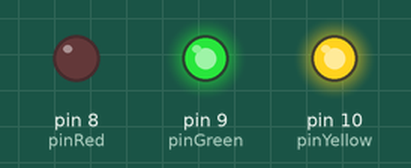
Recording of a sketch running on a simulated Arduino Uno, built with avr-gcc and run on an emulated ATmega328P. Shown: output pins drawn as LEDs (lit = HIGH). What the sketch prints to the serial monitor is not drawn.

Above: at 0.15 s.
At 1.11 s:
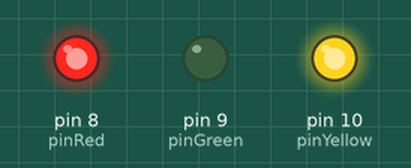
At 6.54 s:
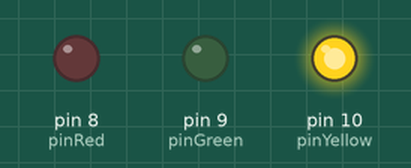
At 7.45 s:
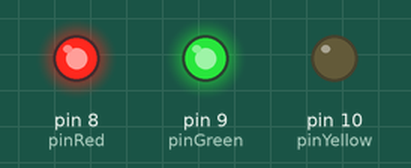
At 7.75 s:
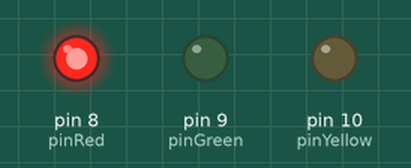
At 9.89 s:
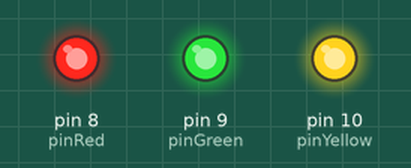
Timing chart, 0 to 10.4 s (numbered marks = the images above):
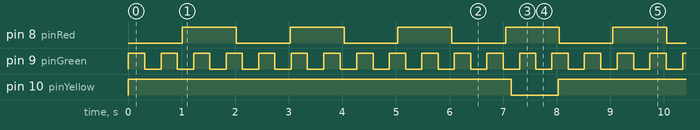

Measured:
- by itself, pin 8 (pinRed): alternates HIGH for 1.0 s and LOW for 1.0 s
- by itself, pin 9 (pinGreen): alternates HIGH for 0.31 s and LOW for 0.31 s
- by itself, pin 10 (pinYellow): alternates HIGH for 7.1 s and LOW for 0.87 s

The sketch:

lednonblocking.ino
```cpp
int pinRed = 8;
int pinGreen = 9;
int pinYellow = 10;
unsigned long prev1;
unsigned long prev2;
unsigned long prev3;
int ledState1 = LOW;
int ledState2 = HIGH;
int tmp = 0;
float ledBrightness;

void setup(){
  Serial.begin(9600);
  pinMode(pinGreen, OUTPUT);
  pinMode(pinRed, OUTPUT);
  pinMode(pinYellow, OUTPUT);
  prev1 = millis();
  prev2 = millis();
  prev3 = millis();
  ledBrightness = 0;
  }

void loop(){
      if (millis() - prev1 >= 1000)
      {
        prev1 = millis();
        if(ledState1 == LOW){
          ledState1 = HIGH;}
        else{
          ledState1 = LOW;}
      }
    if (millis() - prev2 >= 300)
      {
        prev2 = millis();
        if(ledState2 == HIGH){
          ledState2 = LOW;}
        else{
          ledState2 = HIGH;}
      }
      if (millis() - prev3 >= 4000)
        {
          prev3 = millis();
          if(tmp == 0){
            tmp = 1;
          }
          else{
            tmp = 0;
          }
        }
        else{
          if(tmp == 0){
            ledBrightness += 0.6375;
            if(ledBrightness >= 255){
              ledBrightness = 255;
            }
          }else{
            ledBrightness -= 0.6375;
            if(ledBrightness <= 0){
              ledBrightness = 0;
            }
          }
        }
        Serial.print(ledBrightness);
        Serial.print("  ");
        digitalWrite(pinRed,ledState1);
        digitalWrite(pinGreen,ledState2);
        digitalWrite(pinYellow,ledBrightness);
    }
```
